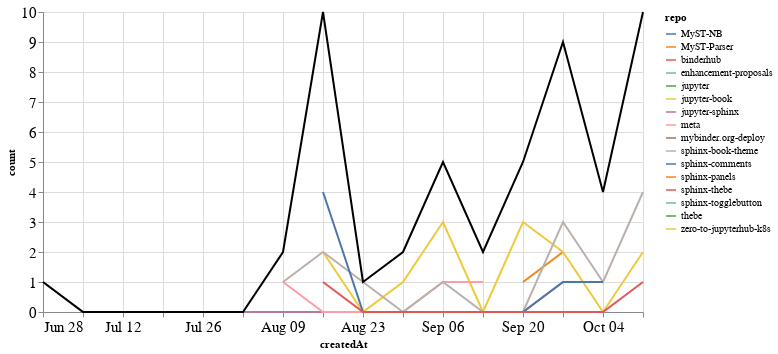

Notebook source saved alongside this figure:
### Markdown cell above
## PRs

### Code cell
prs_time = prs.groupby('repo').resample('W', on='createdAt').count()['author'].reset_index()
prs_time = prs_time.rename(columns={'author': 'count'})
prs_time_total = prs_time.groupby('createdAt').agg({"count": "sum"}).reset_index()

ch1 = alt.Chart(prs_time, width=600).mark_line().encode(
    x='createdAt',
    y='count',
    color='repo',
    tooltip="repo"
)

ch2 = alt.Chart(prs_time_total, width=600).mark_line(color="black").encode(
    x='createdAt',
    y='count',
)

ch1 + ch2

### Figure 1 — Vega-Lite specification as saved in the notebook (floating-point values rounded to 4 significant figures)
{"config": {"axisLeft": {"labelFontSize": 15}, "axisBottom": {"labelFontSize": 15}}, "layer": [{"data": {"name": "data-9f91c4d7561b6f6c83867a9b6cb9b453"}, "mark": "line", "encoding": {"color": {"type": "nominal", "field": "repo"}, "tooltip": {"type": "nominal", "field": "repo"}, "x": {"type": "temporal", "field": "createdAt"}, "y": {"type": "quantitative", "field": "count"}}, "width": 600}, {"data": {"name": "data-a870681652a4fa833d891bff92009962"}, "mark": {"type": "line", "color": "black"}, "encoding": {"x": {"type": "temporal", "field": "createdAt"}, "y": {"type": "quantitative", "field": "count"}}, "width": 600}], "$schema": "https://vega.github.io/schema/vega-lite/v4.8.1.json", "datasets": {"data-9f91c4d7561b6f6c83867a9b6cb9b453": [{"repo": "MyST-NB", "createdAt": "2020-10-11T00:00:00", "count": 1}, {"repo": "MyST-Parser", "createdAt": "2020-09-20T00:00:00", "count": 1}, {"repo": "MyST-Parser", "createdAt": "2020-09-27T00:00:00", "count": 2}, {"repo": "binderhub", "createdAt": "2020-10-04T00:00:00", "count": 1}, {"repo": "enhancement-proposals", "createdAt": "2020-08-30T00:00:00", "count": 1}, {"repo": "jupyter", "createdAt": "2020-09-20T00:00:00", "count": 1}, {"repo": "jupyter-book", "createdAt": "2020-08-16T00:00:00", "count": 2}, {"repo": "jupyter-book", "createdAt": "2020-08-23T00:00:00", "count": 0}, {"repo": "jupyter-book", "createdAt": "2020-08-30T00:00:00", "count": 1}, {"repo": "jupyter-book", "createdAt": "2020-09-06T00:00:00", "count": 3}, {"repo": "jupyter-book", "createdAt": "2020-09-13T00:00:00", "count": 0}, {"repo": "jupyter-book", "createdAt": "2020-09-20T00:00:00", "count": 3}, {"repo": "jupyter-book", "createdAt": "2020-09-27T00:00:00", "count": 2}, {"repo": "jupyter-book", "createdAt": "2020-10-04T00:00:00", "count": 0}, {"repo": "jupyter-book", "createdAt": "2020-10-11T00:00:00", "count": 2}, {"repo": "jupyter-sphinx", "createdAt": "2020-06-28T00:00:00", "count": 1}, {"repo": "jupyter-sphinx", "createdAt": "2020-07-05T00:00:00", "count": 0}, {"repo": "jupyter-sphinx", "createdAt": "2020-07-12T00:00:00", "count": 0}, {"repo": "jupyter-sphinx", "createdAt": "2020-07-19T00:00:00", "count": 0}, {"repo": "jupyter-sphinx", "createdAt": "2020-07-26T00:00:00", "count": 0}, {"repo": "jupyter-sphinx", "createdAt": "2020-08-02T00:00:00", "count": 0}, {"repo": "jupyter-sphinx", "createdAt": "2020-08-09T00:00:00", "count": 0}, {"repo": "jupyter-sphinx", "createdAt": "2020-08-16T00:00:00", "count": 0}, {"repo": "jupyter-sphinx", "createdAt": "2020-08-23T00:00:00", "count": 0}, {"repo": "jupyter-sphinx", "createdAt": "2020-08-30T00:00:00", "count": 0}, {"repo": "jupyter-sphinx", "createdAt": "2020-09-06T00:00:00", "count": 0}, {"repo": "jupyter-sphinx", "createdAt": "2020-09-13T00:00:00", "count": 0}, {"repo": "jupyter-sphinx", "createdAt": "2020-09-20T00:00:00", "count": 0}, {"repo": "jupyter-sphinx", "createdAt": "2020-09-27T00:00:00", "count": 1}, {"repo": "meta", "createdAt": "2020-08-09T00:00:00", "count": 1}, {"repo": "meta", "createdAt": "2020-08-16T00:00:00", "count": 0}, {"repo": "meta", "createdAt": "2020-08-23T00:00:00", "count": 0}, {"repo": "meta", "createdAt": "2020-08-30T00:00:00", "count": 0}, {"repo": "meta", "createdAt": "2020-09-06T00:00:00", "count": 1}, {"repo": "meta", "createdAt": "2020-09-13T00:00:00", "count": 1}, {"repo": "mybinder.org-deploy", "createdAt": "2020-10-11T00:00:00", "count": 1}, {"repo": "sphinx-book-theme", "createdAt": "2020-08-09T00:00:00", "count": 1}, {"repo": "sphinx-book-theme", "createdAt": "2020-08-16T00:00:00", "count": 2}, {"repo": "sphinx-book-theme", "createdAt": "2020-08-23T00:00:00", "count": 1}, {"repo": "sphinx-book-theme", "createdAt": "2020-08-30T00:00:00", "count": 0}, {"repo": "sphinx-book-theme", "createdAt": "2020-09-06T00:00:00", "count": 1}, {"repo": "sphinx-book-theme", "createdAt": "2020-09-13T00:00:00", "count": 0}, {"repo": "sphinx-book-theme", "createdAt": "2020-09-20T00:00:00", "count": 0}, {"repo": "sphinx-book-theme", "createdAt": "2020-09-27T00:00:00", "count": 3}, {"repo": "sphinx-book-theme", "createdAt": "2020-10-04T00:00:00", "count": 1}, {"repo": "sphinx-book-theme", "createdAt": "2020-10-11T00:00:00", "count": 4}, {"repo": "sphinx-comments", "createdAt": "2020-08-16T00:00:00", "count": 4}, {"repo": "sphinx-comments", "createdAt": "2020-08-23T00:00:00", "count": 0}, {"repo": "sphinx-comments", "createdAt": "2020-08-30T00:00:00", "count": 0}, {"repo": "sphinx-comments", "createdAt": "2020-09-06T00:00:00", "count": 0}, {"repo": "sphinx-comments", "createdAt": "2020-09-13T00:00:00", "count": 0}, {"repo": "sphinx-comments", "createdAt": "2020-09-20T00:00:00", "count": 0}, {"repo": "sphinx-comments", "createdAt": "2020-09-27T00:00:00", "count": 1}, {"repo": "sphinx-comments", "createdAt": "2020-10-04T00:00:00", "count": 1}, {"repo": "sphinx-panels", "createdAt": "2020-10-04T00:00:00", "count": 1}, {"repo": "sphinx-thebe", "createdAt": "2020-08-16T00:00:00", "count": 1}, {"repo": "sphinx-thebe", "createdAt": "2020-08-23T00:00:00", "count": 0}, {"repo": "sphinx-thebe", "createdAt": "2020-08-30T00:00:00", "count": 0}, {"repo": "sphinx-thebe", "createdAt": "2020-09-06T00:00:00", "count": 0}, {"repo": "sphinx-thebe", "createdAt": "2020-09-13T00:00:00", "count": 0}, {"repo": "sphinx-thebe", "createdAt": "2020-09-20T00:00:00", "count": 0}, {"repo": "sphinx-thebe", "createdAt": "2020-09-27T00:00:00", "count": 0}, {"repo": "sphinx-thebe", "createdAt": "2020-10-04T00:00:00", "count": 0}, {"repo": "sphinx-thebe", "createdAt": "2020-10-11T00:00:00", "count": 1}, {"repo": "sphinx-togglebutton", "createdAt": "2020-09-13T00:00:00", "count": 1}, {"repo": "thebe", "createdAt": "2020-08-16T00:00:00", "count": 1}, {"repo": "zero-to-jupyterhub-k8s", "createdAt": "2020-10-11T00:00:00", "count": 1}], "data-a870681652a4fa833d891bff92009962": [{"createdAt": "2020-06-28T00:00:00", "count": 1}, {"createdAt": "2020-07-05T00:00:00", "count": 0}, {"createdAt": "2020-07-12T00:00:00", "count": 0}, {"createdAt": "2020-07-19T00:00:00", "count": 0}, {"createdAt": "2020-07-26T00:00:00", "count": 0}, {"createdAt": "2020-08-02T00:00:00", "count": 0}, {"createdAt": "2020-08-09T00:00:00", "count": 2}, {"createdAt": "2020-08-16T00:00:00", "count": 10}, {"createdAt": "2020-08-23T00:00:00", "count": 1}, {"createdAt": "2020-08-30T00:00:00", "count": 2}, {"createdAt": "2020-09-06T00:00:00", "count": 5}, {"createdAt": "2020-09-13T00:00:00", "count": 2}, {"createdAt": "2020-09-20T00:00:00", "count": 5}, {"createdAt": "2020-09-27T00:00:00", "count": 9}, {"createdAt": "2020-10-04T00:00:00", "count": 4}, {"createdAt": "2020-10-11T00:00:00", "count": 10}]}}
